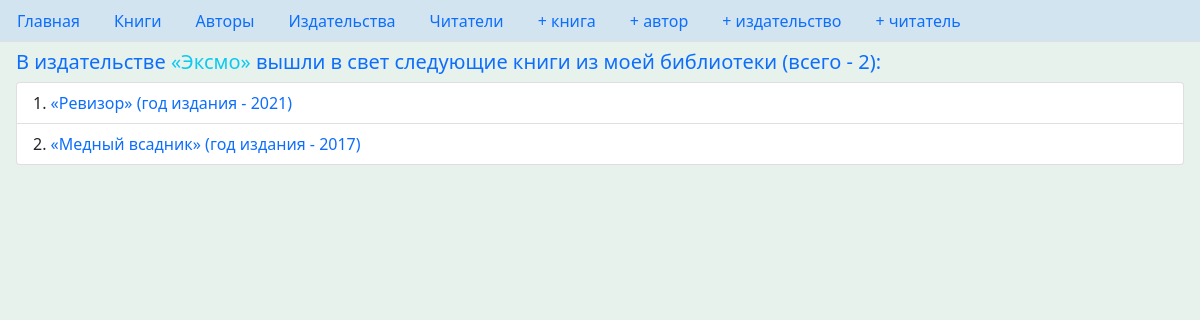
The app's page /publisher/1/ with its own data.
### p_library/models.py (models this page shows, shortened)
class Publisher(models.Model):
    class Meta:
        verbose_name = _("Издательство")
        verbose_name_plural = _("Издательства")
    name = models.TextField(
        verbose_name=_("Издательство"),
        default=_("Неизвестно"),
    )
    country = models.CharField(
        max_length=2,
        verbose_name=_("Страна"),
    )
    city = models.CharField(
        max_length=25, default="unknown",
        verbose_name=_("Город"),
    )

class Book(models.Model):
    class Meta:
        verbose_name = _("объект Книга")
        verbose_name_plural = _("Книги")
    ISBN = models.CharField(
        max_length=13,
        verbose_name=_("Международный стандартный "
                       "книжный номер"),
    )
    title = models.TextField(
        verbose_name=_("Название"),
    )
    description = models.TextField(
        verbose_name=_("Аннотация"),
        blank=True,
    )
    year_release = models.PositiveSmallIntegerField(
        verbose_name=_("Год выхода в свет"),
        blank=True,
    )
    copy_count = models.PositiveSmallIntegerField(
        verbose_name=_("Число копий"),
        default=1,
    )
    price = models.DecimalField(
        max_digits=12,
        decimal_places=2,
        verbose_name=_("Цена"),
    )
    author = models.ForeignKey(
        "p_library.Author",
        verbose_name=_("Автор"),
        on_delete=models.CASCADE,
        null=True,
        blank=True,
        related_name="book_author",
    )
    publisher = models.ForeignKey(
        "p_library.Publisher",
        verbose_name=_("Издательство"),
        on_delete=models.CASCADE,
        null=True,
        blank=True,
        related_name="books",
    )
    year_publishing = models.PositiveIntegerField(
        verbose_name=_("Год издания"),
        blank=True,
    )
    readers = models.ManyToManyField(
        "p_library.Reader",
        through='BookReader',
        symmetrical=False,
        verbose_name=_("Сейчас читают"),
        related_name="reading_books",
        blank=True,
    )
    def get_absolute_url(self):
        return reverse_lazy('p_library:view_book', kwargs={'pk': self.pk})

### p_library/views.py (the view)
# urls.py: path('publisher/<int:pk>/', views.PublisherDetail.as_view(), name='view_publisher', ),
class PublisherDetail(DetailView):
    model = Publisher
    def get_context_data(self, **kwargs):
        context = super().get_context_data(**kwargs)
        context['books'] = Book.objects.filter(publisher=context['publisher'])
        return context

### p_library/templates/p_library/publisher_detail.html (shortened to what this page needs)
{% extends 'base.html' %}
{% block main %}
<h5 class="mx-3">В издательстве <a class="text-decoration-none link-info" href="edit/">&#171;{{ object.name }}&#187;</a> вышли в свет следующие книги из моей библиотеки (всего - {{ books|length }}):</h5>
<ul class="mx-3 list-group list-group-numbered">
    {% for book in books %}
        <li class="list-group-item">
            <a class="text-decoration-none" href="{{ book.get_absolute_url }}">&#171;{{ book.title }}&#187; (год издания - {{ book.year_publishing }})</a>
        </li>
    {% endfor %}
</ul>
{% endblock %}

### records on screen
Publisher: name "Эксмо"
Book: title "Ревизор", year_publishing "2021"
Book: title "Медный всадник", year_publishing "2017"

### other values on screen
{{ books|length }} "2"
